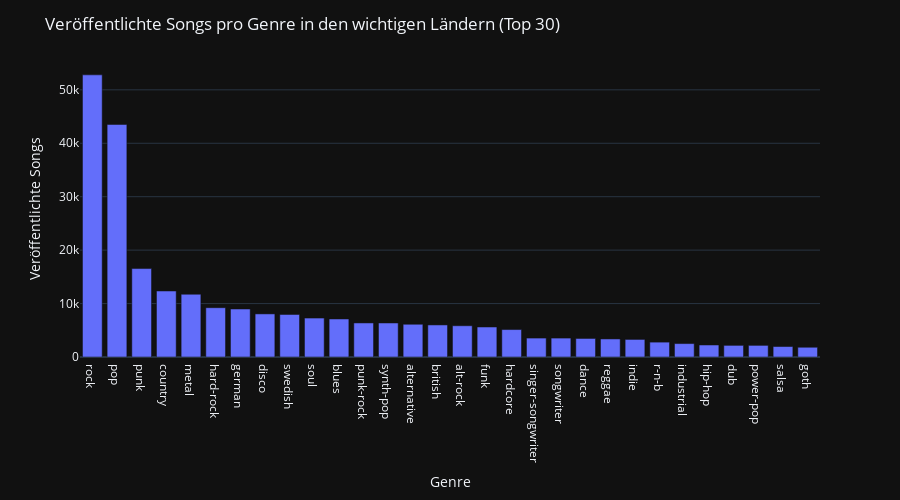

The notebook cell this image was saved under:
### Code cell
fig = px.bar(important_genres[:30], x="genres", y="num", template="plotly_dark")
fig.update_layout(
    height=500,
    title="Veröffentlichte Songs pro Genre in den wichtigen Ländern (Top 30)",
    xaxis_title="Genre",
    yaxis_title="Veröffentlichte Songs"
)
fig.show()

### Figure 1 — Plotly figure (JSON) as saved in the notebook; plotly's stock layout.template omitted (floating-point values rounded to 4 significant figures)
{"data": [{"alignmentgroup": "True", "hovertemplate": "genres=%{x}<br>num=%{y}<extra></extra>", "legendgroup": "", "marker": {"color": "#636efa", "pattern": {"shape": ""}}, "name": "", "offsetgroup": "", "orientation": "v", "showlegend": false, "textposition": "auto", "type": "bar", "x": ["rock", "pop", "punk", "country", "metal", "hard-rock", "german", "disco", "swedish", "soul", "blues", "punk-rock", "synth-pop", "alternative", "british", "alt-rock", "funk", "hardcore", "singer-songwriter", "songwriter", "dance", "reggae", "indie", "r-n-b", "industrial", "hip-hop", "dub", "power-pop", "salsa", "goth"], "xaxis": "x", "y": [52805, 43525, 16552, 12353, 11743, 9228, 8980, 8065, 7964, 7289, 7118, 6372, 6369, 6126, 6000, 5847, 5616, 5138, 3542, 3539, 3469, 3376, 3289, 2783, 2512, 2247, 2176, 2174, 1959, 1822], "yaxis": "y"}], "layout": {"barmode": "relative", "height": 500, "legend": {"tracegroupgap": 0}, "margin": {"t": 60}, "title": {"text": "Veröffentlichte Songs pro Genre in den wichtigen Ländern (Top 30)"}, "xaxis": {"anchor": "y", "domain": [0, 1], "title": {"text": "Genre"}}, "yaxis": {"anchor": "x", "domain": [0, 1], "title": {"text": "Veröffentlichte Songs"}}}}
